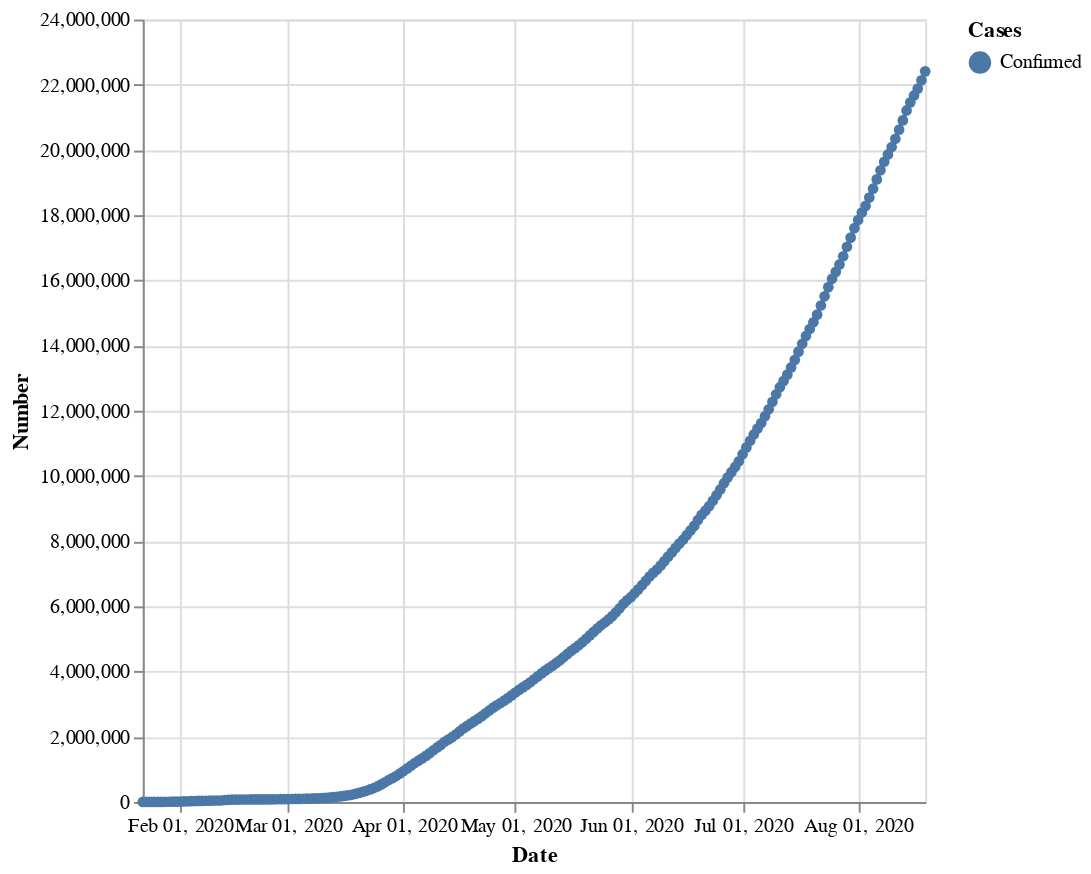

Here is the notebook cell this chart was saved with:
### Code cell
country_confirmed_plot = alt.Chart(ts_to_plot).mark_line(point=True).\
    encode(
        x=alt.X('utcyearmonthdate(Date):T', title='Date'),
        y='Number:Q',
        color='Cases:N',
        tooltip=['Cases:N', 'Number:N', alt.Tooltip('utcyearmonthdate(Date):T', title='Date')],
    ).\
    transform_filter(
        alt.datum.Cases == 'Confirmed'
    ).\
    properties(
        height=400
    )
country_confirmed_plot

### Figure 1 — Vega-Lite specification as saved in the notebook (floating-point values rounded to 4 significant figures; data arrays with more than 128 entries replaced by an {"elided": "..."} marker saying what was removed)
{"config": {"view": {"continuousWidth": 400, "continuousHeight": 300}}, "data": {"name": "data-66cbe8dd0059777574adcaf105c78db8"}, "mark": {"type": "line", "point": true}, "encoding": {"color": {"type": "nominal", "field": "Cases"}, "tooltip": [{"type": "nominal", "field": "Cases"}, {"type": "nominal", "field": "Number"}, {"type": "temporal", "field": "Date", "timeUnit": "utcyearmonthdate", "title": "Date"}], "x": {"type": "temporal", "field": "Date", "timeUnit": "utcyearmonthdate", "title": "Date"}, "y": {"type": "quantitative", "field": "Number"}}, "height": 400, "transform": [{"filter": "(datum.Cases === 'Confirmed')"}], "$schema": "https://vega.github.io/schema/vega-lite/v4.8.1.json", "datasets": {"data-66cbe8dd0059777574adcaf105c78db8": {"elided": "844 records"}}}
